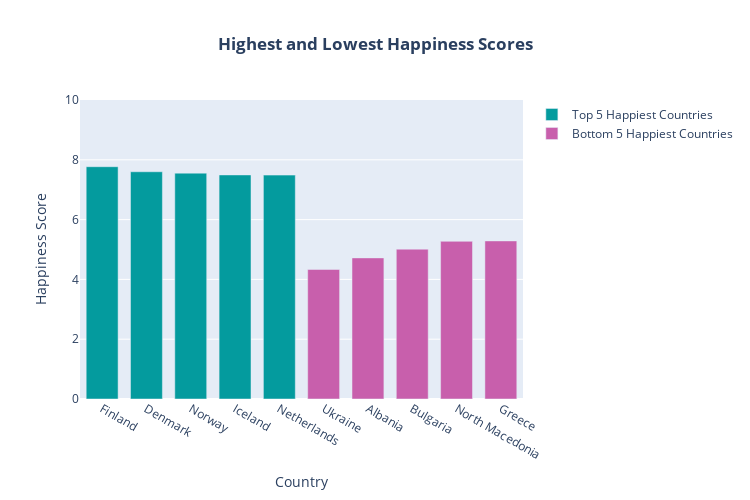

This figure's notebook cell:
### Markdown cell above
## Analysis Across Countries

### Code cell
top_5 = data.nlargest(5, 'Happiness Score')
bottom_5 = data.nsmallest(5, 'Happiness Score')

# Create trace for top 5 countries
trace_top = go.Bar(
    x=top_5['Country'],
    y=top_5['Happiness Score'],
    name='Top 5 Happiest Countries',
    marker=dict(color='#049b9e')
)

# Create trace for bottom 5 countries
trace_bottom = go.Bar(
    x=bottom_5['Country'],
    y=bottom_5['Happiness Score'],
    name='Bottom 5 Happiest Countries',
    marker=dict(color='#c85fac')
)

# Define layout
layout = go.Layout(
    title='<b>Highest and Lowest Happiness Scores</b>',
    xaxis=dict(title='Country'),
    yaxis=dict(title='Happiness Score', range=[0, 10]),  # Set the same y-axis range for both plots
    barmode='group',  # Display bars side by side
    bargap=0.2,  # Gap between bars
    bargroupgap=0.1,  # Gap between groups of bars
    width=750,
    height=500,
)

#c85fac, #049b9e
# Create figure object
fig = go.Figure(data=[trace_top, trace_bottom], layout=layout)
fig.update_layout(title_x=0.5)
# Show the plot

fig.show()

### Figure 1 — Plotly figure (JSON) as saved in the notebook; plotly's stock layout.template omitted (floating-point values rounded to 4 significant figures)
{"data": [{"marker": {"color": "#049b9e"}, "name": "Top 5 Happiest Countries", "type": "bar", "x": ["Finland", "Denmark", "Norway", "Iceland", "Netherlands"], "y": [7.769, 7.6, 7.554, 7.494, 7.488]}, {"marker": {"color": "#c85fac"}, "name": "Bottom 5 Happiest Countries", "type": "bar", "x": ["Ukraine", "Albania", "Bulgaria", "North Macedonia", "Greece"], "y": [4.332, 4.719, 5.011, 5.274, 5.287]}], "layout": {"bargap": 0.2, "bargroupgap": 0.1, "barmode": "group", "height": 500, "title": {"text": "<b>Highest and Lowest Happiness Scores</b>", "x": 0.5}, "width": 750, "xaxis": {"title": {"text": "Country"}}, "yaxis": {"range": [0, 10], "title": {"text": "Happiness Score"}}}}
